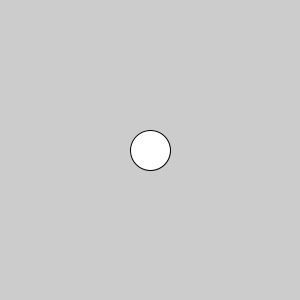
Frame 1 (no input)
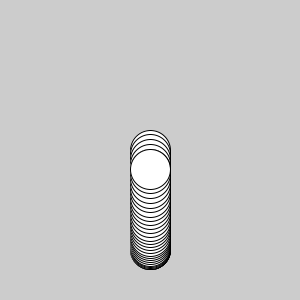
Frame 60 (the mouse pressed at the canvas centre just before this capture)
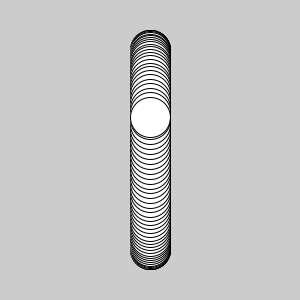
Frame 120 (the mouse held since frame 60 and released just before this capture)

The Processing sketch that drew these frames (run headless with seeded random() and noise(); from frame 60 on, the mouse is pressed at the canvas centre):

// Processing sketch: code6
// ── code6.pde
float phase = 0.0;
float increment = 0.05;
void setup(){
  size(300, 300); 
}

void draw(){
  float posY = sin(phase) * 100 + 150;
  clear();
  ellipse(150, posY, 40, 40);
  phase += increment;
}

void mouseMoved(){
  increment = mouseX / 1000.0;
}
